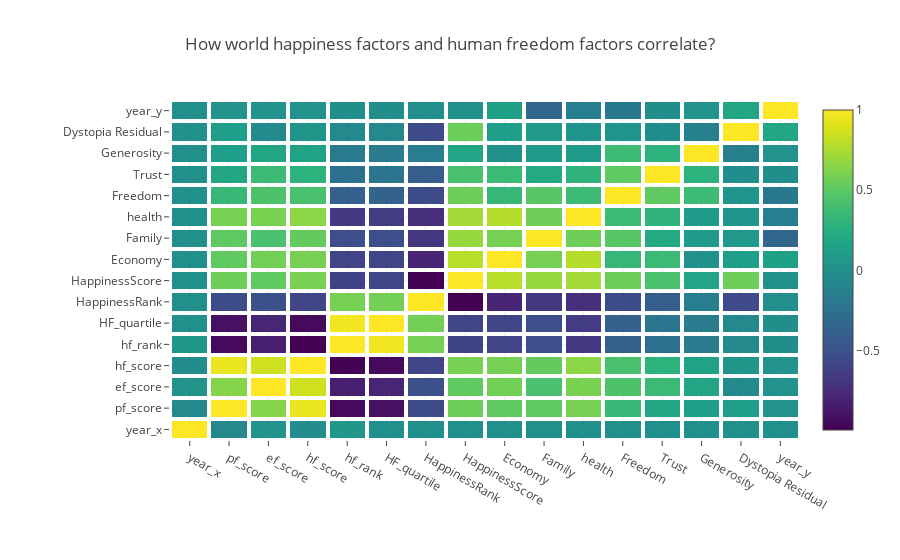

Notebook code cell kept with this figure:
### Code cell
corrs=merged_dataset.corr()
data = [go.Heatmap(
  z=corrs.values,
    x=list(corrs.columns),
    y=list(corrs.index),
  xgap = 4,
  ygap = 4,
  colorscale = 'Viridis',
    text=corrs.round(2).values
)]
 
layout = go.Layout(
  title = 'How world happiness factors and human freedom factors correlate?',
  xaxis = dict(
    tickmode = 'linear'
  ),
      autosize=True,
    margin=dict(
        l=170,
        b=120,
    )
   
)
 
fig = go.Figure(data=data, layout=layout)
iplot(fig, filename='heatmap-with-padding')

### Figure 1 — Plotly figure (JSON) as saved in the notebook; plotly's stock layout.template omitted (floating-point values rounded to 4 significant figures; data arrays with more than 128 entries replaced by an {"elided": "..."} marker saying what was removed)
{"data": [{"colorscale": "Viridis", "text": {"elided": "16x16 float values"}, "type": "heatmap", "uid": "abe7d9b5-8548-44cb-befb-b7f999ef7726", "x": ["year_x", "pf_score", "ef_score", "hf_score", "hf_rank", "HF_quartile", "HappinessRank", "HappinessScore", "Economy", "Family", "health", "Freedom", "Trust", "Generosity", "Dystopia Residual", "year_y"], "xgap": 4, "y": ["year_x", "pf_score", "ef_score", "hf_score", "hf_rank", "HF_quartile", "HappinessRank", "HappinessScore", "Economy", "Family", "health", "Freedom", "Trust", "Generosity", "Dystopia Residual", "year_y"], "ygap": 4, "z": {"elided": "16x16 float values"}}], "layout": {"autosize": true, "margin": {"b": 120, "l": 170}, "title": {"text": "How world happiness factors and human freedom factors correlate?"}, "xaxis": {"tickmode": "linear"}}}
